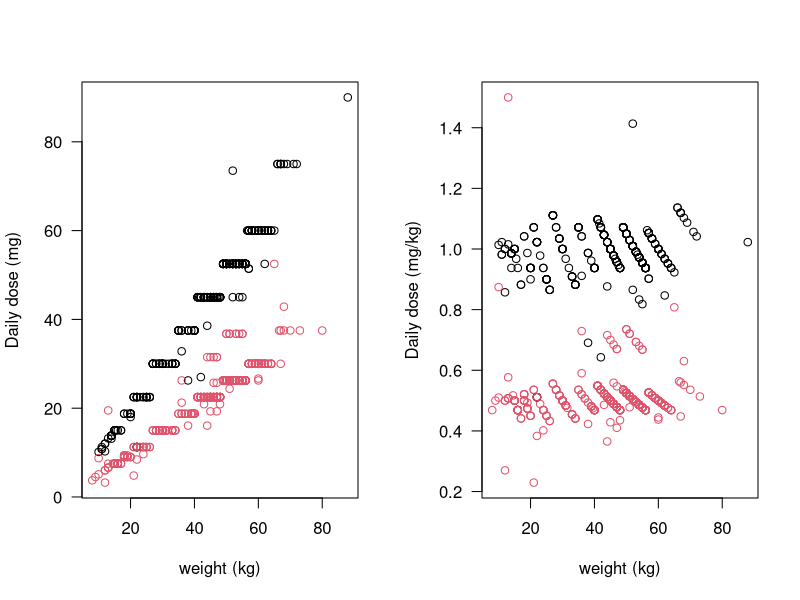

Write R code to recreate this figure. (Note: a time limit stopped this script after it produced the figure.)
## ---- chunk 1
knitr::opts_chunk$set(cache = TRUE, cache.comments = FALSE,
                      echo = TRUE, include = TRUE, 
                      fig.width = 8, fig.height = 8,
                      fig.pos = 'H',dev = 'png', dpi = 300)
## ---- chunk 2
library(mgcv)
library(survival)
sessionInfo()
## ---- chunk 3
pmq_PK = read.csv('BPD_curated.csv')
Combined_Time_Data = read.csv('Time_to_event.csv')
cols = RColorBrewer::brewer.pal(n = 3, name = 'Dark2')

writeLines(sprintf('There are a total of %s unique patients with data', length(unique(pmq_PK$patientid))))

sum(is.na(pmq_PK$pk_cpmq) & is.na(pmq_PK$pk_pmq))
sum(!is.na(pmq_PK$pk_pip) | !is.na(pmq_PK$pk_cq))


# Patients who stopped before day 7
id_stopped = c(131, # last dose day 4
               301, # last dose day 5
               379, # last dose day 5
               397, # last dose day 5
               627) # last dose day 5
which(id_stopped %in% pmq_PK$patientid)
ind_rm = pmq_PK$patientid %in% id_stopped
writeLines(sprintf('We remove %s data points from %s patients',
                   sum(ind_rm), length(id_stopped)))
pmq_PK = pmq_PK[!ind_rm, ]
## ---- chunk 4
par(las=1, mfrow=c(1,2))
plot(pmq_PK$weight, pmq_PK$dailypmqdose,xlab='weight (kg)', 
     ylab='Daily dose (mg)',
     col = pmq_PK$high_dose+1)
plot(pmq_PK$weight, pmq_PK$mgkgdose,
     xlab='weight (kg)', ylab='Daily dose (mg/kg)', col = pmq_PK$high_dose+1)

sum(!duplicated(pmq_PK$patientid))
table(pmq_PK$weight[!duplicated(pmq_PK$patientid)]<=10)
table(pmq_PK$weight[!duplicated(pmq_PK$patientid)]<=5)
## ---- chunk 5
pmq_PK$ratio=log10(pmq_PK$pk_cpmq)-log10(pmq_PK$pk_pmq)
pmq_PK$patientid = as.factor(pmq_PK$patientid)

mod_ratio = gam(ratio ~ s(log10(weight), k=3)+
                  mgkgdose+partner_drug+daysonpq+fct+
                  s(patientid, bs = 're'), 
                data = pmq_PK)
mod_pmq = gam(log10(pk_pmq) ~ s(log10(weight), k=3)+
                mgkgdose+partner_drug+daysonpq+fct+
                s(patientid, bs = 're'), 
              data = pmq_PK)
mod_cpmq = gam(log10(pk_cpmq) ~ s(log10(weight), k=3)+
                 mgkgdose+partner_drug+daysonpq+fct+
                 s(patientid, bs = 're'), 
               data = pmq_PK)
## ---- chunk 6
predict(mod_pmq,
        data.frame(weight=10:90,mgkgdose=0.5,
                   partner_drug=1,
                   daysonpq=1,fct=0,
                   patientid=0),
        exclude = "s(patientid)")

## ---- chunk 7
par(las=1, mfrow=c(2,2), family='serif', cex.lab=1.3, cex.axis=1.3)
jws=jitter(log10(pmq_PK$weight),amount = .015)
plot(jws,pmq_PK$mgkgdose,panel.first=grid(),
     xlab='weight (kg)', ylab='Daily dose (mg/kg)',xaxt='n',
     col = cols[pmq_PK$partner_drug+1],yaxt='n')
mtext(text = 'A', side = 3, adj = 0, line=2, cex=1.5)
axis(1, at = log10(c(10,15,30,60)), labels = c(10,15,30,60))
axis(2, at = c(0.2,0.5,1,1.4))
abline(h = c(0.5,1))
legend('topleft', col=cols[1:2], pch=1,
       legend = c('DHA-piperaquine','Chloroquine'), inset = 0.06)
points(jws, pmq_PK$mgkgdose,
       col = cols[pmq_PK$partner_drug+1])

plot(log10(pmq_PK$weight), log10(pmq_PK$pk_pmq), 
     col = cols[pmq_PK$partner_drug+1], xlab='weight (kg)', 
     ylab = 'Primaquine (ng/mL)', yaxt='n',
     panel.first=grid(), xaxt='n')
axis(2, at = seq(0,2.5, length.out = 5), 
     labels = round(10^seq(0,2.5, length.out = 5)))
axis(1, at = log10(c(1.5,3,10,30)), labels = c(1.5,3,10,30))
mtext(text = 'B', side = 3, adj = 0, line=2, cex=1.5)

summary(mod_pmq)
lines(log10(10:90), predict(mod_pmq,
                            data.frame(weight=10:90,mgkgdose=0.5,
                                       partner_drug=1,
                                       daysonpq=1,fct=0,
                                       patientid=0),
                            exclude = "s(patientid)"),
      lwd=3)
lines(log10(10:90), predict(mod_pmq,
                            data.frame(weight=10:90,mgkgdose=1,
                                       partner_drug=1,
                                       daysonpq=1,fct=0,
                                       patientid=0),
                            exclude = "s(patientid)"),
      lwd=3, lty=2)

plot(log10(pmq_PK$weight), log10(pmq_PK$pk_cpmq), 
     col = cols[pmq_PK$partner_drug+1], xlab='weight (kg)', 
     ylab = 'Carboxyprimaquine (ng/mL)', yaxt='n',
     panel.first=grid(), xaxt='n')
axis(2, at = seq(1,3.5, length.out = 5), 
     labels = round(10^seq(1,3.5, length.out = 5)))
axis(1, at = log10(c(1.5,3,10,30)), labels = c(1.5,3,10,30))
mtext(text = 'C', side = 3, adj = 0, line=2, cex=1.5)


summary(mod_cpmq)
lines(log10(10:90), predict(mod_cpmq,
                            data.frame(weight=10:90,mgkgdose=0.5,
                                       partner_drug=1,
                                       daysonpq=1,fct=0,
                                       patientid=0),
                            exclude = "s(patientid)"),
      lwd=3)
predict(mod_cpmq, data.frame(weight=c(5,30),
                             mgkgdose=0.5,
                             partner_drug=1,
                             daysonpq=1,fct=0,
                             patientid=0),
        exclude = "s(patientid)")

predict(mod_pmq, data.frame(weight=c(5,30),
                            mgkgdose=0.5,
                            partner_drug=1,
                            daysonpq=1,fct=0,
                            patientid=0),
        exclude = "s(patientid)")

lines(log10(10:90), predict(mod_cpmq,
                            data.frame(weight=10:90,mgkgdose=1,
                                       partner_drug=1,
                                       daysonpq=1,fct=0,
                                       patientid=0),
                            exclude = "s(patientid)"),
      lwd=3, lty=2)


## Ratio
plot(log10(pmq_PK$weight), pmq_PK$ratio,
     panel.first=grid(),yaxt='n',xaxt='n',
     xlab='weight (kg)', ylab='Carboxyprimaquine/Primaquine ratio',
     col = cols[pmq_PK$partner_drug+1])
axis(2, at =  seq(0.5,2.5, length.out = 6), 
     labels = round(10^seq(0.5,2.5, length.out = 6)))
axis(1, at = log10(c(1.5,3,10,30)), labels = c(1.5,3,10,30))
mtext(text = 'D', side = 3, adj = 0,line = 2, cex=1.5)

summary(mod_ratio)
lines(log10(10:90), predict(mod_ratio,
                            data.frame(weight=10:90,mgkgdose=0.5,
                                       partner_drug=1,
                                       daysonpq=1,fct=0,
                                       patientid=0),
                            exclude = "s(patientid)"),
      lwd=3)
lines(log10(10:90), predict(mod_ratio,
                            data.frame(weight=10:90,mgkgdose=1,
                                       partner_drug=1,
                                       daysonpq=1,fct=0,
                                       patientid=0),
                            exclude = "s(patientid)"),
      lwd=3, lty=2)
## ---- chunk 8
pmq_PK$log10_CQ[which(pmq_PK$log10_CQ<1)] = NA
pmq_PK$log10_Pip[which(pmq_PK$log10_Pip<1)] = NA

par(mfrow=c(1,2))
hist(pmq_PK$log10_CQ, xlab='log10 CQ+D-CQ concentration',main='')
hist(pmq_PK$log10_Pip, xlab='log10 Pip concentration',main='')

# effect of chloroquine
mod_pmq_CQ = gam(log10(pk_pmq) ~ s(log10(weight), k=3)+
                   mgkgdose+daysonpq+fct+log10_CQ+
                   s(patientid, bs = 're'), 
                 data = pmq_PK)
xx = summary(mod_pmq_CQ)
10^xx$p.coeff['log10_CQ']
round(10^(xx$p.coeff['log10_CQ'] + c(-1,1)*xx$se['log10_CQ']),1)
xx$p.pv['log10_CQ']

mod_cpmq_CQ = gam(log10(pk_cpmq) ~ s(log10(weight), k=3)+
                    mgkgdose+daysonpq+fct+log10_CQ+
                    s(patientid, bs = 're'), 
                  data = pmq_PK)
xx = summary(mod_cpmq_CQ)
10^xx$p.coeff['log10_CQ']
round(10^(xx$p.coeff['log10_CQ'] + c(-1,1)*xx$se['log10_CQ']),1)
xx$p.pv['log10_CQ']


mod_ratio_CQ = gam(ratio ~ s(log10(weight), k=3)+
                     mgkgdose+daysonpq+fct+log10_CQ+
                     s(patientid, bs = 're'), 
                   data = pmq_PK)
xx = summary(mod_ratio_CQ)
10^xx$p.coeff['log10_CQ']
round(10^(xx$p.coeff['log10_CQ'] + c(-1,1)*xx$se['log10_CQ']),1)
xx$p.pv['log10_CQ']


# effect of piperaquine
mod_pmq_Pip = gam(log10(pk_pmq) ~ s(log10(weight), k=3)+
                    mgkgdose+daysonpq+fct+log10_Pip, 
                  data = pmq_PK)
xx = summary(mod_pmq_Pip)
10^xx$p.coeff['log10_Pip']
round(10^(xx$p.coeff['log10_Pip'] + c(-1,1)*xx$se['log10_Pip']),1)
xx$p.pv['log10_Pip']

mod_cpmq_Pip = gam(log10(pk_cpmq) ~ s(log10(weight), k=3)+
                     mgkgdose+daysonpq+fct+log10_Pip, 
                   data = pmq_PK)
xx = summary(mod_cpmq_Pip)
10^xx$p.coeff['log10_Pip']
round(10^(xx$p.coeff['log10_Pip'] + c(-1,1)*xx$se['log10_Pip']),1)
xx$p.pv['log10_Pip']

mod_ratio_Pip = gam(ratio ~ s(log10(weight), k=3)+
                      mgkgdose+daysonpq+fct+log10_Pip, 
                    data = pmq_PK)
summary(mod_ratio_Pip)
## ---- chunk 9
ind = !is.na(pmq_PK$ASscore)
sum(!duplicated(pmq_PK$patientid) & ind)
table(pmq_PK$ASscore[!duplicated(pmq_PK$patientid)])

pmq_PK$pred_pmq[!is.na(pmq_PK$pk_pmq)] = predict(mod_pmq)
pmq_PK$res_pmq = log10(pmq_PK$pk_pmq)-pmq_PK$pred_pmq

pmq_PK$pred_cpmq[!is.na(pmq_PK$pk_cpmq)] = predict(mod_cpmq)
pmq_PK$res_cpmq = log10(pmq_PK$pk_cpmq)-pmq_PK$pred_cpmq

par(mfrow=c(1,2), las=1, family='serif', 
    cex.axis=1.3, cex.lab=1.3)
plot(jitter(pmq_PK$ASscore,amount = .03), 
     pmq_PK$res_pmq,xlab='CYP 2D6 activity score',
     panel.first=grid(),
     ylab='Model residual (primaquine)')
abline(h=0, lty=2, lwd=2)
modAS_res_pmq = lm(res_pmq ~ ASscore,
                   data = pmq_PK)
abline(modAS_res_pmq,lwd=3)
summary(modAS_res_pmq)

plot(jitter(pmq_PK$ASscore,amount = .03), 
     pmq_PK$res_cpmq,xlab='CYP 2D6 activity score',
     panel.first=grid(),
     ylab='Model residual (carboxyprimaquine)')
abline(h=0, lty=2, lwd=2)
modAS_res_cpmq = lm(res_cpmq ~ ASscore,data = pmq_PK)
abline(modAS_res_cpmq,lwd=3)
summary(modAS_res_cpmq)
## ---- chunk 10
mod_methb = gam(methb ~ s(log10(weight),k=3)+
                  mgkgdose+daysonpq+G6PDdef, 
                data = pmq_PK)
xx=summary(mod_methb)
xx$s.pv

mod_methb2 = gam(methb ~ s(log10(weight), k=3)+
                   mgkgdose+daysonpq+ASscore+G6PDdef, 
                 data = pmq_PK)
summary(mod_methb2)

mod_methb3 = gam(methb ~ s(log10(weight), k=3)+
                   mgkgdose+as.numeric(ASscore<=0.5)+G6PDdef, 
                 data = pmq_PK)
summary(mod_methb3)


which.max(pmq_PK$methb>20)

## ---- chunk 11
pmq_PK$hct_delta = -100*(pmq_PK$hct0 - pmq_PK$hct7)/pmq_PK$hct0
mod_hct_delta = gam(hct_delta ~ s(log10(weight),k=3)+
                      mgkgdose+partner_drug+daysonpq+fct, 
                    data = pmq_PK[pmq_PK$episode==1, ])
summary(mod_hct_delta)
## ---- chunk 12
par(las=1, mfrow=c(2,2), family='serif', cex.axis=1.3, cex.lab=1.3)
# layout(mat = matrix(data = c(1,1,2,3),nrow = 2,byrow = T))
plot(log10(pmq_PK$weight), (pmq_PK$methb),
     col=cols[pmq_PK$partner_drug+1], xlab='weight (kg)', 
     ylab = 'Methemoglobin day 7 (%)',
     panel.first=grid(), xaxt='n')
axis(1, at = log10(c(1.5,3,10,30)), labels = c(1.5,3,10,30))
lines(log10(10:90), predict(mod_methb,
                            data.frame(weight=10:90,mgkgdose=0.5,
                                       daysonpq=1,G6PDdef=0)),
      lwd=3)
lines(log10(10:90), predict(mod_methb,
                            data.frame(weight=10:90,mgkgdose=1,
                                       daysonpq=1,G6PDdef=0)),
      lwd=3,lty=2)
ind_PM = which(pmq_PK$ASscore<=0.5)
# points(log10(pmq_PK$weight)[ind_PM],
#        pmq_PK$methb[ind_PM],pch=16,
#        col=adjustcolor('black',.7))
mtext(text = 'A', side = 3, adj = 0,line = 2, cex=1.5)
legend('topleft', col=cols[1:2], pch=1,
       legend = c('DHA-piperaquine','Chloroquine'), inset = 0.02)


plot(log10(pmq_PK$weight), pmq_PK$hct_delta,
     col=cols[pmq_PK$partner_drug+1], xlab='weight (kg)', 
     ylab = 'Change in haematocrit from baseline (%)',
     panel.first=grid(), xaxt='n')
axis(1, at = log10(c(1.5,3,10,30)), labels = c(1.5,3,10,30))
lines(log10(10:90), predict(mod_hct_delta,
                            data.frame(weight=10:90,mgkgdose=0.5,
                                       partner_drug=1,
                                       daysonpq=1,fct=0)),
      lwd=3)
lines(log10(10:90), predict(mod_hct_delta,
                            data.frame(weight=10:90,mgkgdose=1,
                                       partner_drug=1,
                                       daysonpq=1,fct=0)),
      lwd=3,lty=2)
mtext(text = 'B', side = 3, adj = 0,line = 2, cex=1.5)

plot(log10(pmq_PK$pk_pmq), pmq_PK$methb,
     col=cols[pmq_PK$partner_drug+1], xlab='Primaquine day 7 (ng/mL)', 
     ylab = 'Methemoglobin day 7 (%)',
     panel.first=grid(), xaxt='n')
m1=MASS::rlm(pmq_PK$methb~log10(pmq_PK$pk_pmq))
summary(m1)
abline(m1,lwd=3)
axis(1, at = seq(0,2.5, length.out = 5), 
     labels = round(10^seq(0,2.5, length.out = 5)))
mtext(text = 'C', side = 3, adj = 0,line = 2, cex=1.5)

plot(log10(pmq_PK$pk_cpmq), pmq_PK$methb,
     col=cols[pmq_PK$partner_drug+1], 
     xlab='Carboxyprimaquine day 7 (ng/mL)', 
     ylab = 'Methemoglobin day 7 (%)',
     panel.first=grid(), xaxt='n')
m2=MASS::rlm(pmq_PK$methb~log10(pmq_PK$pk_cpmq))
summary(m2)
abline(m2,lwd=3)
axis(1, at = seq(1,3.5, length.out = 5), 
     labels = round(10^seq(1,3.5, length.out = 5)))
mtext(text = 'D', side = 3, adj = 0,line = 2, cex=1.5)
